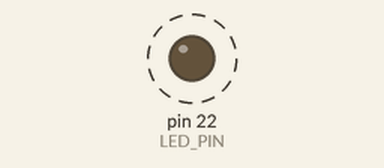
This sketch was run on a simulated Arduino Mega 2560, built with avr-gcc and run on an emulated ATmega2560. Parts: output pins drawn as LEDs (lit = HIGH). Dashed ring = blinking. Pins used as bus, display or sensor lines are not drawn; what the sketch prints to the serial monitor is not drawn.

Above: at 1.0 s.
Timing chart, 0 to 4.6 s (numbered marks = the images above):
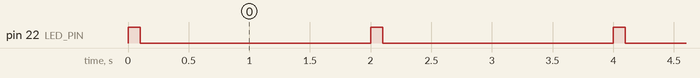

Measured:
- by itself, pin 22 (LED_PIN): alternates HIGH for 0.10 s and LOW for 1.9 s

The sketch:

byteArrayWriter.ino
```cpp
//Constants
//  Transmission / Reception pin (1 = Tx, 0 = Rx)
const char TX_RX_PIN = 2;
//  LED Pin
const char LED_PIN = 22;
//  Serial baud rate
const unsigned long BAUD = 115200;

//Global Vars
//  LED Toggle Var
bool LED_SET_ON = 0;
//  Array of bytes to send
byte byteArray[6] = {0x8A, 0xCC, 0x10, 0x01, 0x10, 0x95};

//Initialization
void setup() {

  //Serial Communications
  Serial.begin(BAUD);

  //Configure TxRx Pin
  pinMode(TX_RX_PIN, OUTPUT);

  //Configure LED Pin
  pinMode(LED_PIN, OUTPUT);

  //Set to sender
  digitalWrite(TX_RX_PIN, HIGH);

}


//Forever
void loop() {

  Serial.write(byteArray,6);

  digitalWrite(LED_PIN,HIGH);
  delay(100);
  digitalWrite(LED_PIN,LOW);

  //~0.5 Hz freq
  delay(1900);

}
```
